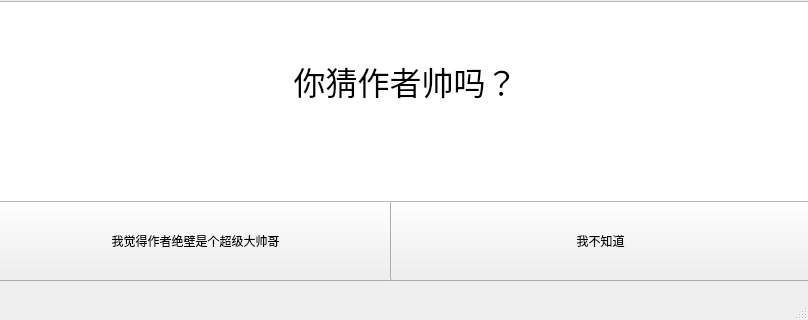
<?xml version="1.0" encoding="UTF-8"?>
<ui version="4.0">
 <class>surprise_window</class>
 <widget class="QMainWindow" name="surprise_window">
  <property name="geometry">
   <rect>
    <x>0</x>
    <y>0</y>
    <width>808</width>
    <height>320</height>
   </rect>
  </property>
  <property name="windowTitle">
   <string>MainWindow</string>
  </property>
  <widget class="QWidget" name="centralwidget">
   <widget class="QPushButton" name="yes">
    <property name="geometry">
     <rect>
      <x>-10</x>
      <y>200</y>
      <width>411</width>
      <height>81</height>
     </rect>
    </property>
    <property name="text">
     <string>我觉得作者绝壁是个超级大帅哥</string>
    </property>
   </widget>
   <widget class="QPushButton" name="no">
    <property name="geometry">
     <rect>
      <x>390</x>
      <y>200</y>
      <width>421</width>
      <height>81</height>
     </rect>
    </property>
    <property name="text">
     <string>我不知道</string>
    </property>
   </widget>
   <widget class="QTextBrowser" name="textBrowser">
    <property name="geometry">
     <rect>
      <x>-5</x>
      <y>1</y>
      <width>821</width>
      <height>201</height>
     </rect>
    </property>
    <property name="html">
     <string>&lt;!DOCTYPE HTML PUBLIC &quot;-//W3C//DTD HTML 4.0//EN&quot; &quot;http://www.w3.org/TR/REC-html40/strict.dtd&quot;&gt;
&lt;html&gt;&lt;head&gt;&lt;meta name=&quot;qrichtext&quot; content=&quot;1&quot; /&gt;&lt;meta charset=&quot;utf-8&quot; /&gt;&lt;style type=&quot;text/css&quot;&gt;
p, li { white-space: pre-wrap; }
hr { height: 1px; border-width: 0; }
&lt;/style&gt;&lt;/head&gt;&lt;body style=&quot; font-family:'Microsoft YaHei UI'; font-size:9pt; font-weight:400; font-style:normal;&quot;&gt;
&lt;p align=&quot;center&quot; style=&quot;-qt-paragraph-type:empty; margin-top:0px; margin-bottom:0px; margin-left:0px; margin-right:0px; -qt-block-indent:0; text-indent:0px;&quot;&gt;&lt;br /&gt;&lt;/p&gt;
&lt;p align=&quot;center&quot; style=&quot;-qt-paragraph-type:empty; margin-top:0px; margin-bottom:0px; margin-left:0px; margin-right:0px; -qt-block-indent:0; text-indent:0px; font-size:24pt;&quot;&gt;&lt;br /&gt;&lt;/p&gt;
&lt;p align=&quot;center&quot; style=&quot; margin-top:0px; margin-bottom:0px; margin-left:0px; margin-right:0px; -qt-block-indent:0; text-indent:0px;&quot;&gt;&lt;span style=&quot; font-size:24pt;&quot;&gt;你猜作者帅吗？&lt;/span&gt;&lt;/p&gt;&lt;/body&gt;&lt;/html&gt;</string>
    </property>
   </widget>
  </widget>
  <widget class="QMenuBar" name="menubar">
   <property name="geometry">
    <rect>
     <x>0</x>
     <y>0</y>
     <width>808</width>
     <height>22</height>
    </rect>
   </property>
  </widget>
  <widget class="QStatusBar" name="statusbar"/>
 </widget>
 <resources/>
 <connections/>
</ui>
